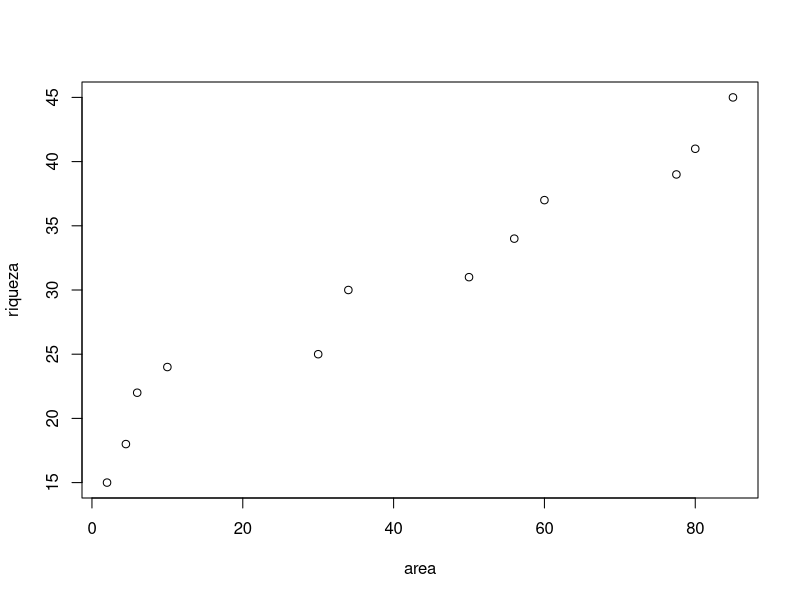
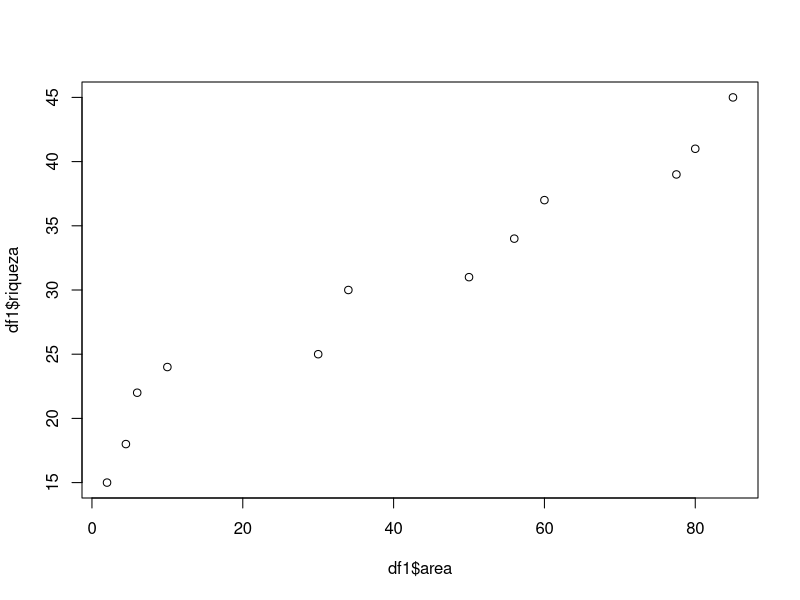
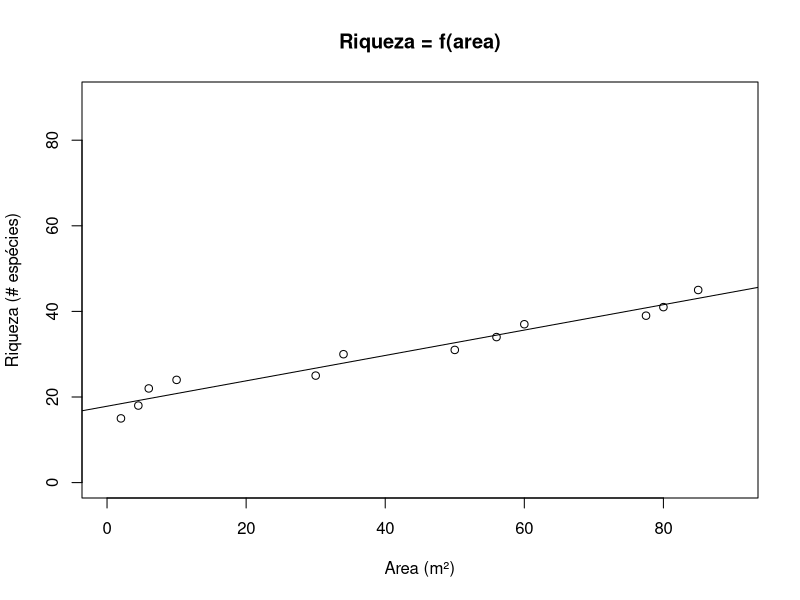
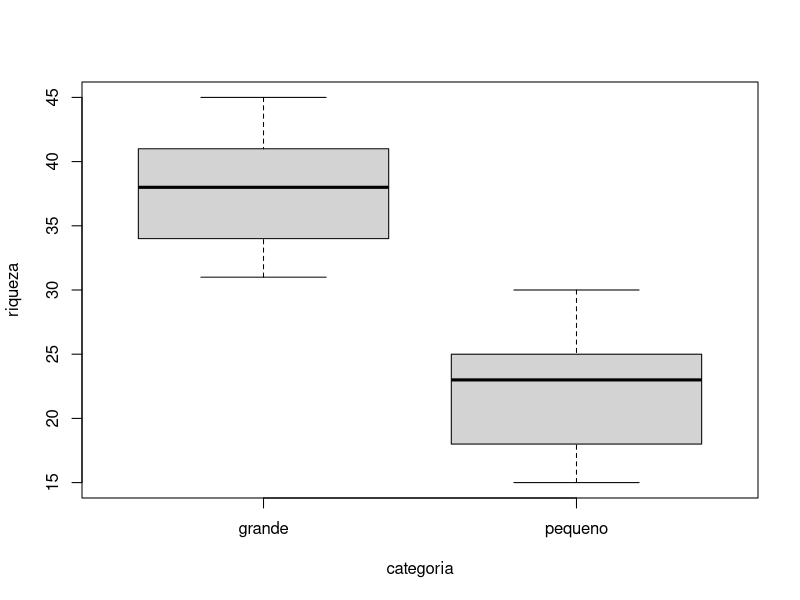
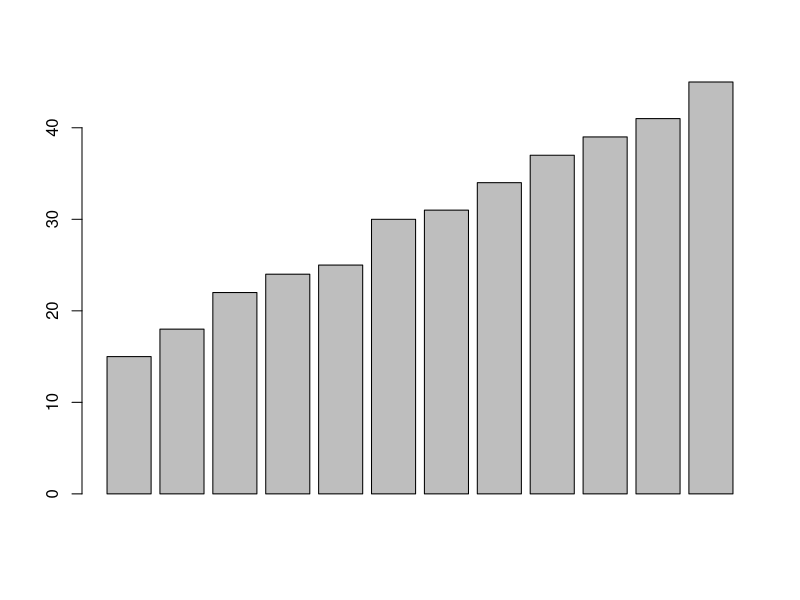
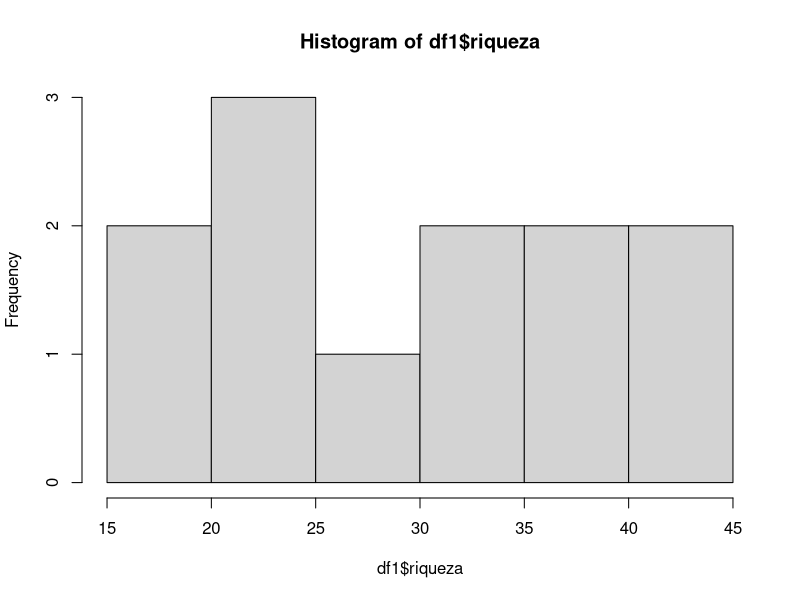

R code for these plots, in order:
#--------------------------------------------------------------------------------------------------
# Pacote grafico básico do R
#
# Gorgens, Eric Bastos
# Department of Forest Sciences
# University of Sao Paulo
# Piracicaba, Brazil
# gorgens (at) usp.br
#
#--------------------------------------------------------------------------------------------------

# Fonte do exemplo: http://ecologia.ib.usp.br/bie5782/doku.php?id=bie5782:03_apostila:05a-graficos)

# Criando data frame com os dados
df1 = data.frame(riqueza = c(15,18,22,24,25,30,31,34,37,39,41,45),
                  area = c(2,4.5,6,10,30,34,50,56,60,77.5,80,85),
                  categoria = rep(c("pequeno", "grande"), each=6))

head(df1) # mostra o cabecalho e as primeiras linhas do arquivo

# Grafico de dispersao
?plot

plot(riqueza~area, data = df1)
plot(df1$area, df1$riqueza) # escrita alternativa

# Especificando outros parâmetros
plot(riqueza~area, data = df1, xlab="Area (m²)", ylab="Riqueza (# espécies)",
      xlim=c(0,90), ylim=c(0,90), main="Riqueza = f(area)")

# Adicionando uma linha de tendência linear
abline(lm(riqueza~area, data = df1))


# Criando um boxplot
boxplot(riqueza~categoria, data = df1)

# Criando um grafico de barras
barplot(df1$riqueza)

# Criando um histograma
hist(df1$riqueza)


?hist
